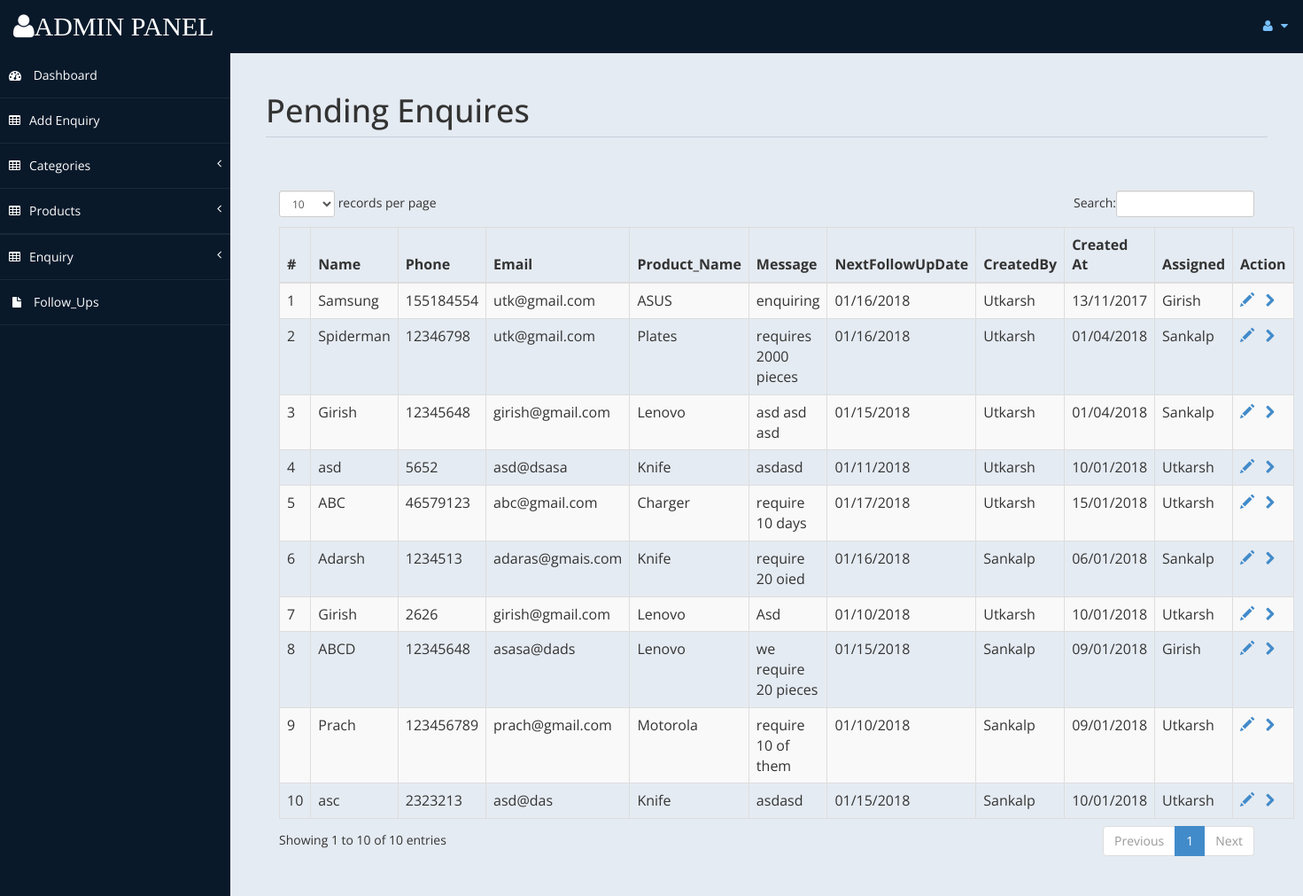
The page /enquiry_details.php (signed in) on the database its author committed.
### tables this page shows
CREATE TABLE IF NOT EXISTS `myusers` (
  `id` int(6) unsigned NOT NULL AUTO_INCREMENT,
  `name` varchar(30) NOT NULL,
  `number` varchar(10) DEFAULT NULL,
  `email` varchar(50) NOT NULL,
  `password` varchar(10) NOT NULL,
  `category` enum('admin','adminstrator','SE') DEFAULT NULL,
  PRIMARY KEY (`id`)
);

CREATE TABLE IF NOT EXISTS `enquiry` (
  `id` int(4) NOT NULL AUTO_INCREMENT,
  `name` varchar(100) DEFAULT NULL,
  `phone` varchar(15) DEFAULT NULL,
  `email` varchar(100) DEFAULT NULL,
  `product_id` int(11) DEFAULT NULL,
  `message` varchar(500) DEFAULT NULL,
  `nextfollowupdate` varchar(100) DEFAULT NULL,
  `user_id` int(11) DEFAULT NULL,
  `createdat` varchar(100) DEFAULT NULL,
  `assigned` int(11) DEFAULT NULL,
  PRIMARY KEY (`id`),
  KEY `product_id` (`product_id`),
  KEY `user_id` (`user_id`)
);

CREATE TABLE IF NOT EXISTS `product` (
  `id` int(4) NOT NULL AUTO_INCREMENT,
  `category_id` int(11) DEFAULT NULL,
  `name` varchar(50) DEFAULT NULL,
  `price` varchar(10) DEFAULT NULL,
  `description` varchar(500) DEFAULT NULL,
  `user_id` int(11) DEFAULT NULL,
  `createdat` varchar(50) DEFAULT NULL,
  `status` enum('Active','InActive') DEFAULT NULL,
  `updatedat` varchar(50) DEFAULT NULL,
  `assigned` int(50) DEFAULT NULL,
  PRIMARY KEY (`id`),
  KEY `user_id` (`user_id`),
  KEY `category_id` (`category_id`)
);

### enquiry_details.php (the view, shortened to what this page needs)
<?php include('db1.php');
include('session.php');
 ?>
<!DOCTYPE html>
<html xmlns="http://www.w3.org/1999/xhtml">
<head>
    <link href="assets/css/bootstrap.css" rel="stylesheet" />
    <link href="assets/css/font-awesome.css" rel="stylesheet" />
    <link href="assets/css/custom-styles.css" rel="stylesheet" />
      <link href="assets/js/dataTables/dataTables.bootstrap.css" rel="stylesheet" />
</head>
<body  style="overflow-x:hidden;">
    <div id="wrapper">
        <div id="page-wrapper" >
            <div id="page-inner">
			 <div class="row">
                    <div class="col-md-12">
                        <h1 class="page-header">Pending Enquires</h1>
                             <div class="panel-body">
                            <div class="table-responsive">
                         <?php
                    $i=1;
                    $sql = "SELECT * FROM enquiry where id NOT IN (SELECT enquiry_id FROM followup where status ='Confirm' OR status='Reject') ";
                    if($result = mysqli_query($conn, $sql)){
                        if(mysqli_num_rows($result) > 0){
                            echo "<table class='table table-striped table-bordered table-hover' id='dataTables-example'>";
                                echo "<thead>";
                                    echo "<tr>";
                                        echo "<th>#</th>";
                                        echo "<th>Name</th>";
                                        echo "<th>Phone</th>";
                                        echo "<th>Email</th>";
                                        echo "<th>Product_Name</th>";
                                        echo "<th>Message</th>";
                                        echo "<th>NextFollowUpDate</th>";
                                        echo "<th>CreatedBy</th>";
                                        echo "<th>Created At</th>";
                                        echo "<th>Assigned</th>";
                                        echo "<th>Action</th>";
                                    echo "</tr>";
                                echo "</thead>";
                                echo "<tbody>";
                                while($row = mysqli_fetch_array($result)){
                                    echo "<tr>";
                                     echo "<td>".$i++."</td>";
                                     echo "<td>" . $row['name'] . "</td>";
                                        echo "<td>" . $row['phone'] . "</td>";
                                        echo "<td>" . $row['email'] . "</td>";
                    $sql2= "SELECT name FROM product where id=". $row['product_id']. "";
                    if($result2 = mysqli_query($conn, $sql2)){
                        if(mysqli_num_rows($result2) > 0){
                                while($row2 = mysqli_fetch_array($result2)){
                            echo "<td>" . $row2['name'] . "</td>";
                            }
                        }
                    }
                                        echo "<td>" . $row['message'] . "</td>";
                                         echo "<td>" . $row['nextfollowupdate'] . "</td>";
                                        $sql1= "SELECT name FROM myusers where id=". $row['user_id']. "";
                    if($result1 = mysqli_query($conn, $sql1)){
                        if(mysqli_num_rows($result1) > 0){
                                while($row1 = mysqli_fetch_array($result1)){
                            echo "<td>" . $row1['name'] . "</td>";
                            }
                        }
                    }
                                  echo "<td>" . $row['createdat'] . "</td>";
                        $sql3= "SELECT name FROM myusers where id=". $row['assigned']. "";
                    if($result3 = mysqli_query($conn, $sql3)){
                        if(mysqli_num_rows($result3) > 0){
                                while($row3 = mysqli_fetch_array($result3)){
                            echo "<td>" . $row3['name'] . "</td>";
                            }
                        }
                    }
                                                                                echo "<td>";
                                            echo "<a href='enquiry/update_enquiry.php?id=". $row['id'] ."' title='Update Record' data-toggle='tooltip'><span class='glyphicon glyphicon-pencil'></span>
                                            </a>";
                                            echo "<a href='followup_create.php?id=". $row['id'] ."' title='Go to FollowUp'<i class='fa fa-chevron-right' aria-hidden='true'></i></a>";
                                        echo "</td>";
                                    echo "</tr>";
                                }
                                echo "</tbody>";
                            echo "</table>";
                        } else{
                            echo "<p class='lead'><em>No records were found.</em></p>";
                        }
                    } else{
                        echo "ERROR: Could not able to execute $sql. " . mysqli_error($conn);
                    }
                    ?>
                </div>
            </div>
                    </div>
                </div>
				</div>
            </div>
        </div>
</body>
</html>

### session.php (shortened to what this page needs)
<?php
   include('db.php');
   $user_check=$_SESSION['email'];
                    include('include/adminheader.php');
                             $sql= "SELECT * FROM myusers where email='$user_check'";
                    if($result = mysqli_query($conn, $sql)){
                        if(mysqli_num_rows($result) > 0){
                                while($row = mysqli_fetch_array($result)){
                             $category=$row['category'];
                             $id=$row['id'];
                            }
                        }
                    }
                    $sql3= "SELECT * FROM myusers where id='$id'";
                    if($result3 = mysqli_query($conn, $sql3)){
                        if(mysqli_num_rows($result3) > 0){
                                while($row3 = mysqli_fetch_array($result3)){
                            if($category==='admin' || $category==='adminstrator')
                            {
                           include('include/adminleftnavigation.php');                            }
                            else
                            {
                         include('include/adminleftnavigation2.php');
                            }
                        }
                        }
                    }
?>

### include/adminleftnavigation2.php (shortened to what this page needs)
<nav class="navbar-default navbar-side" role="navigation">
            <div class="sidebar-collapse">
                <ul class="nav" id="main-menu">
                    <li>
                        <a href="index.php"><i class="fa fa-dashboard"></i> Dashboard</a>
                    </li>
                    <li>
                                <a href="enquiry_create.php"><i class="fa fa-table"></i>Add Enquiry</a>
                            </li>
                    <li>
                        <a href="#"><i class="fa fa-table"></i>Categories<span class="fa arrow"></span></a>
                    </li>
                     <li>
                        <a href="#"><i class="fa fa-table"></i>Products<span class="fa arrow"></span></a>
                    </li>
                    <li>
                        <li>
                        <a href="#"><i class="fa fa-table"></i>Enquiry<span class="fa arrow"></span></a>
                    </li>
                    <li>
                        <a href="followup_details.php"><i class="fa fa-fw fa-file"></i>Follow_Ups</a>
                    </li>
                </ul>
            </div>
        </nav>

### assets/css/custom-styles.css (style rules this page uses)
body { font-family: 'Open Sans', sans-serif; }
#wrapper { width: 100%; background:#09192A; }
#page-wrapper { padding: 15px 15px; min-height: 600px; background:#E5EBF2; }
#page-inner { width:100%; margin:10px 20px 10px 0px; background-color:transparent; padding:10px; min-height:1200px; }
h1, .h1, h2, .h2, h3, .h3 { margin-top: 7px; margin-bottom: -5px; }
.page-header { padding-bottom: 9px; margin: 10px 0 45px; border-bottom: 1px solid #C7D1DD; }
.arrow { float: right; }
.fa.arrow:before { content: "\f104"; }
.sidebar-collapse , .sidebar-collapse .nav { background:none; }
.sidebar-collapse .nav { padding:0; }
.sidebar-collapse .nav > li > a { color:#fff; background:transparent; text-shadow:none; }
.sidebar-collapse > .nav > li > a { padding:15px 10px; }
.sidebar-collapse > .nav > li { border-bottom: 1px solid rgba(107, 108, 109, 0.19); }
.navbar-side { border:none; background-color: transparent; }
.navbar-default { border:0px solid black; }
.nav > li > a > i { margin-right:10px; }
@media (min-width:768px) { #page-wrapper { margin: 0 0 0 260px; padding: 15px 30px; min-height: 1200px; } }
@media (min-width:768px) { .navbar-side { z-index: 1; position: absolute; width: 260px; } }

### rows shown on the page
myusers: category "Dashboard", name "Utkarsh"
enquiry: name "Samsung", phone "155184554", email "utk@gmail.com", message "enquiring", nextfollowupdate "01/16/2018", createdat "13/11/2017"
product: name "ASUS"
myusers: name "Girish"
enquiry: name "Spiderman", phone "12346798", email "utk@gmail.com", message "requires 2000 pieces", nextfollowupdate "01/16/2018", createdat "01/04/2018"
product: name "Plates"
myusers: name "Sankalp"
enquiry: name "Girish", phone "12345648", email "girish@gmail.com", message "asd asd asd", nextfollowupdate "01/15/2018", createdat "01/04/2018"
product: name "Lenovo"
enquiry: name "asd", phone "5652", email "asd@dsasa", message "asdasd", nextfollowupdate "01/11/2018", createdat "10/01/2018"
product: name "Knife"
enquiry: name "ABC", phone "46579123", email "abc@gmail.com", message "require 10 days", nextfollowupdate "01/17/2018", createdat "15/01/2018"
product: name "Charger"
enquiry: name "Adarsh", phone "1234513", email "adaras@gmais.com", message "require 20 oied", nextfollowupdate "01/16/2018", createdat "06/01/2018"
enquiry: name "Girish", phone "2626", email "girish@gmail.com", message "Asd", nextfollowupdate "01/10/2018", createdat "10/01/2018"
enquiry: name "ABCD", phone "12345648", email "asasa@dads", message "we require 20 pieces", nextfollowupdate "01/15/2018", createdat "09/01/2018"
enquiry: name "Prach", phone "123456789", email "prach@gmail.com", message "require 10 of them", nextfollowupdate "01/10/2018", createdat "09/01/2018"
product: name "Motorola"
enquiry: name "asc", phone "2323213", email "asd@das", message "asdasd", nextfollowupdate "01/15/2018", createdat "10/01/2018"
